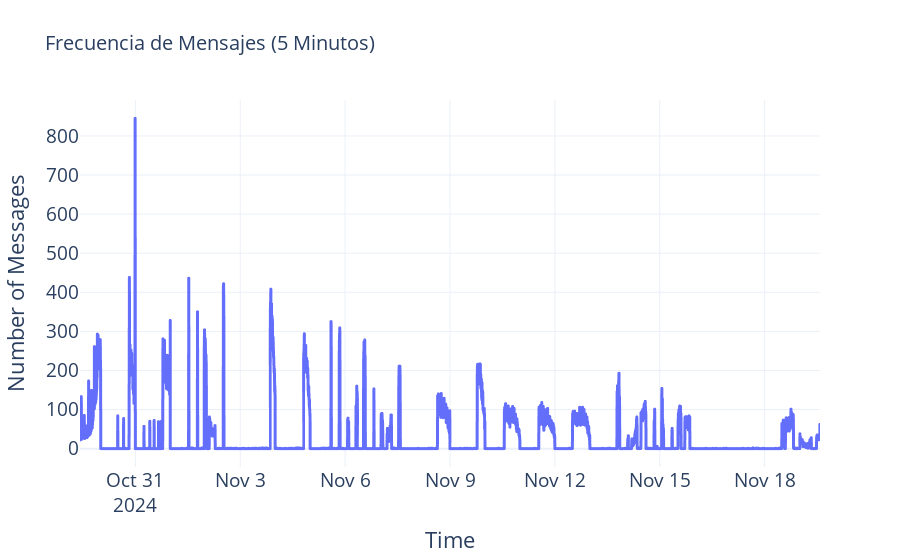
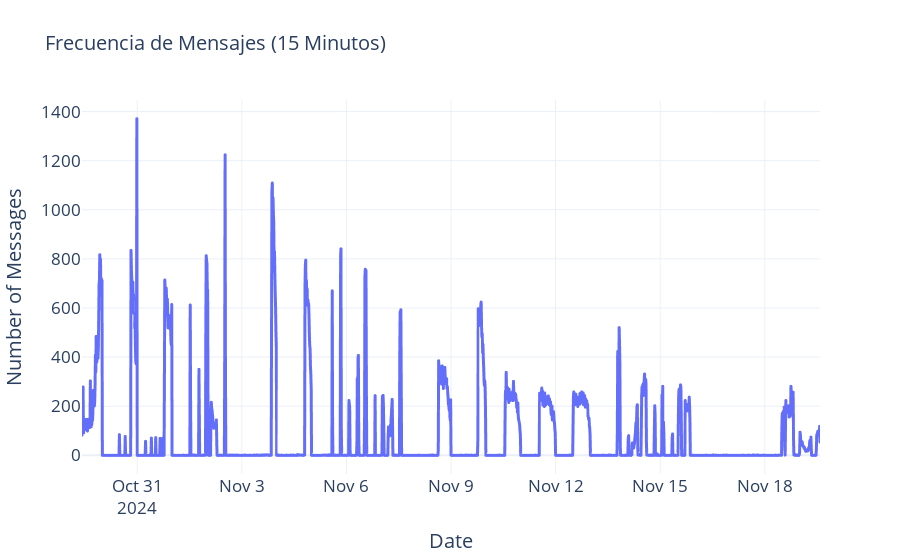
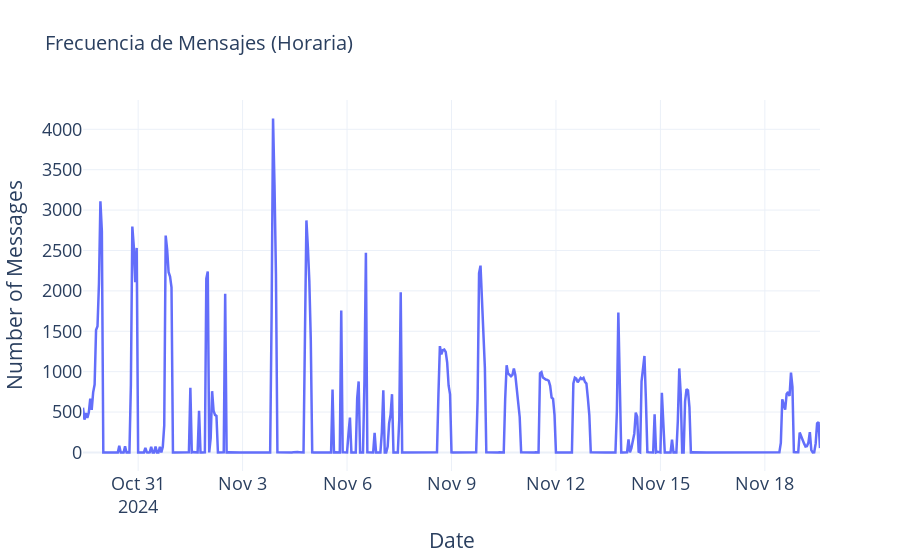
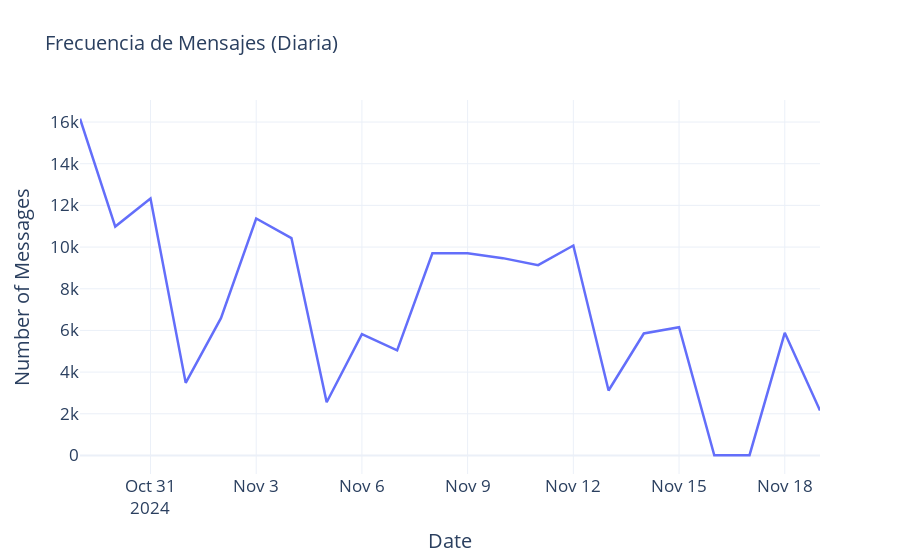

Notebook source saved alongside these figures, in order:
### Code cell
import pandas as pd
import plotly.express as px

                                 
# Crear intervalos temporales
df['time_5min'] = df['timestamp'].dt.floor('5T')  # 5 minutos
df['time_15min'] = df['timestamp'].dt.floor('15T')  # 15 minutos
df['time_hourly'] = df['timestamp'].dt.floor('H')  # Horaria
df['time_daily'] = df['timestamp'].dt.floor('D')  # Diaria

# Crear índices continuos para cada intervalo
time_5min_index = pd.date_range(start=df['time_5min'].min(), end=df['time_5min'].max(), freq='5T')
time_15min_index = pd.date_range(start=df['time_15min'].min(), end=df['time_15min'].max(), freq='15T')
time_hourly_index = pd.date_range(start=df['time_hourly'].min(), end=df['time_hourly'].max(), freq='H')
time_daily_index = pd.date_range(start=df['time_daily'].min(), end=df['time_daily'].max(), freq='D')


# Contar mensajes por intervalo
messages_5min = df.groupby('time_5min').size().reindex(time_5min_index, fill_value=0).reset_index(name='message_count')
messages_15min = df.groupby('time_15min').size().reindex(time_15min_index, fill_value=0).reset_index(name='message_count')
messages_hourly = df.groupby('time_hourly').size().reindex(time_hourly_index, fill_value=0).reset_index(name='message_count')
messages_daily = df.groupby('time_daily').size().reindex(time_daily_index, fill_value=0).reset_index(name='message_count')

# Renombrar las columnas
messages_5min.columns = ['time', 'message_count']
messages_5min.loc[messages_5min['time'] == '2024-10-30 00:00:00','message_count'] = 233
messages_5min.loc[messages_5min['time'] == '2024-10-30 00:05:00','message_count'] = 214
messages_5min.loc[messages_5min['time'] == '2024-10-30 00:10:00','message_count'] = 198
messages_15min.columns = ['time', 'message_count']
messages_hourly.columns = ['time', 'message_count']
messages_daily.columns = ['time', 'message_count']

# Gráficos de frecuencia total
fig_5min = px.line(messages_5min, x='time', y='message_count', 
                   title='Frecuencia de Mensajes (5 Minutos)',
                   template='plotly_white',
                   labels={'time': 'Time', 'message_count': 'Number of Messages'},
                   line_shape='linear')  # Optional for smooth lines

# Customize layout for better readability
fig_5min.update_traces(line=dict(width=3))  # Increase line thickness
fig_5min.update_layout(
    title_font_size=20,         # Title font size
    xaxis_title_font_size=22,   # X-axis label font size
    yaxis_title_font_size=22,   # Y-axis label font size
    xaxis_tickfont_size=19,     # X-axis tick font size
    yaxis_tickfont_size=19      # Y-axis tick font size
)

fig_15min = px.line(messages_15min, x='time', y='message_count', 
                    title='Frecuencia de Mensajes (15 Minutos)',
                    template='plotly_white',
                    labels={'time': 'Date', 'message_count': 'Number of Messages'})
fig_15min.update_traces(line=dict(width=3))
fig_15min.update_layout(
    title_font_size=20,
    xaxis_title_font_size=20,
    yaxis_title_font_size=20,
    xaxis_tickfont_size=17,
    yaxis_tickfont_size=17
)

fig_hourly = px.line(messages_hourly, x='time', y='message_count', 
                     title='Frecuencia de Mensajes (Horaria)',
                     template='plotly_white',
                     labels={'time': 'Date', 'message_count': 'Number of Messages'})
fig_hourly.update_traces(line=dict(width=2.5))
fig_hourly.update_layout(
    title_font_size=20,
    xaxis_title_font_size=21,
    yaxis_title_font_size=21,
    xaxis_tickfont_size=18,
    yaxis_tickfont_size=18
)

fig_daily = px.line(messages_daily, x='time', y='message_count', 
                    title='Frecuencia de Mensajes (Diaria)',
                    template='plotly_white',
                    labels={'time': 'Date', 'message_count': 'Number of Messages'})
fig_daily.update_traces(line=dict(width=2.5))
fig_daily.update_layout(
    title_font_size=20,
    xaxis_title_font_size=20,
    yaxis_title_font_size=20,
    xaxis_tickfont_size=17,
    yaxis_tickfont_size=17
)

# Mostrar gráficos
fig_5min.show()
fig_15min.show()
fig_hourly.show()
fig_daily.show()

### Figure 1 — Plotly figure (JSON) as saved in the notebook; plotly's stock layout.template omitted (floating-point values rounded to 4 significant figures; data arrays with more than 128 entries replaced by an {"elided": "..."} marker saying what was removed)
{"data": [{"hovertemplate": "Time=%{x}<br>Number of Messages=%{y}<extra></extra>", "legendgroup": "", "line": {"color": "#636efa", "dash": "solid", "shape": "linear", "width": 3}, "marker": {"symbol": "circle"}, "mode": "lines", "name": "", "showlegend": false, "type": "scattergl", "x": {"elided": "6097 str values"}, "xaxis": "x", "y": {"elided": "6097 int values"}, "yaxis": "y"}], "layout": {"legend": {"tracegroupgap": 0}, "title": {"font": {"size": 20}, "text": "Frecuencia de Mensajes (5 Minutos)"}, "xaxis": {"anchor": "y", "domain": [0, 1], "tickfont": {"size": 19}, "title": {"font": {"size": 22}, "text": "Time"}}, "yaxis": {"anchor": "x", "domain": [0, 1], "tickfont": {"size": 19}, "title": {"font": {"size": 22}, "text": "Number of Messages"}}}}

### Figure 2 — Plotly figure (JSON) as saved in the notebook; plotly's stock layout.template omitted (floating-point values rounded to 4 significant figures; data arrays with more than 128 entries replaced by an {"elided": "..."} marker saying what was removed)
{"data": [{"hovertemplate": "Date=%{x}<br>Number of Messages=%{y}<extra></extra>", "legendgroup": "", "line": {"color": "#636efa", "dash": "solid", "width": 3}, "marker": {"symbol": "circle"}, "mode": "lines", "name": "", "showlegend": false, "type": "scattergl", "x": {"elided": "2033 str values"}, "xaxis": "x", "y": {"elided": "2033 int values"}, "yaxis": "y"}], "layout": {"legend": {"tracegroupgap": 0}, "title": {"font": {"size": 20}, "text": "Frecuencia de Mensajes (15 Minutos)"}, "xaxis": {"anchor": "y", "domain": [0, 1], "tickfont": {"size": 17}, "title": {"font": {"size": 20}, "text": "Date"}}, "yaxis": {"anchor": "x", "domain": [0, 1], "tickfont": {"size": 17}, "title": {"font": {"size": 20}, "text": "Number of Messages"}}}}

### Figure 3 — Plotly figure (JSON) as saved in the notebook; plotly's stock layout.template omitted (floating-point values rounded to 4 significant figures; data arrays with more than 128 entries replaced by an {"elided": "..."} marker saying what was removed)
{"data": [{"hovertemplate": "Date=%{x}<br>Number of Messages=%{y}<extra></extra>", "legendgroup": "", "line": {"color": "#636efa", "dash": "solid", "width": 2.5}, "marker": {"symbol": "circle"}, "mode": "lines", "name": "", "orientation": "v", "showlegend": false, "type": "scatter", "x": {"elided": "509 str values"}, "xaxis": "x", "y": {"elided": "509 int values"}, "yaxis": "y"}], "layout": {"legend": {"tracegroupgap": 0}, "title": {"font": {"size": 20}, "text": "Frecuencia de Mensajes (Horaria)"}, "xaxis": {"anchor": "y", "domain": [0, 1], "tickfont": {"size": 18}, "title": {"font": {"size": 21}, "text": "Date"}}, "yaxis": {"anchor": "x", "domain": [0, 1], "tickfont": {"size": 18}, "title": {"font": {"size": 21}, "text": "Number of Messages"}}}}

### Figure 4 — Plotly figure (JSON) as saved in the notebook; plotly's stock layout.template omitted (floating-point values rounded to 4 significant figures)
{"data": [{"hovertemplate": "Date=%{x}<br>Number of Messages=%{y}<extra></extra>", "legendgroup": "", "line": {"color": "#636efa", "dash": "solid", "width": 2.5}, "marker": {"symbol": "circle"}, "mode": "lines", "name": "", "orientation": "v", "showlegend": false, "type": "scatter", "x": ["2024-10-29T00:00:00", "2024-10-30T00:00:00", "2024-10-31T00:00:00", "2024-11-01T00:00:00", "2024-11-02T00:00:00", "2024-11-03T00:00:00", "2024-11-04T00:00:00", "2024-11-05T00:00:00", "2024-11-06T00:00:00", "2024-11-07T00:00:00", "2024-11-08T00:00:00", "2024-11-09T00:00:00", "2024-11-10T00:00:00", "2024-11-11T00:00:00", "2024-11-12T00:00:00", "2024-11-13T00:00:00", "2024-11-14T00:00:00", "2024-11-15T00:00:00", "2024-11-16T00:00:00", "2024-11-17T00:00:00", "2024-11-18T00:00:00", "2024-11-19T00:00:00"], "xaxis": "x", "y": [16161, 10983, 12325, 3482, 6590, 11373, 10432, 2554, 5818, 5041, 9706, 9702, 9469, 9134, 10074, 3116, 5853, 6156, 7, 12, 5887, 2158], "yaxis": "y"}], "layout": {"legend": {"tracegroupgap": 0}, "title": {"font": {"size": 20}, "text": "Frecuencia de Mensajes (Diaria)"}, "xaxis": {"anchor": "y", "domain": [0, 1], "tickfont": {"size": 17}, "title": {"font": {"size": 20}, "text": "Date"}}, "yaxis": {"anchor": "x", "domain": [0, 1], "tickfont": {"size": 17}, "title": {"font": {"size": 20}, "text": "Number of Messages"}}}}
